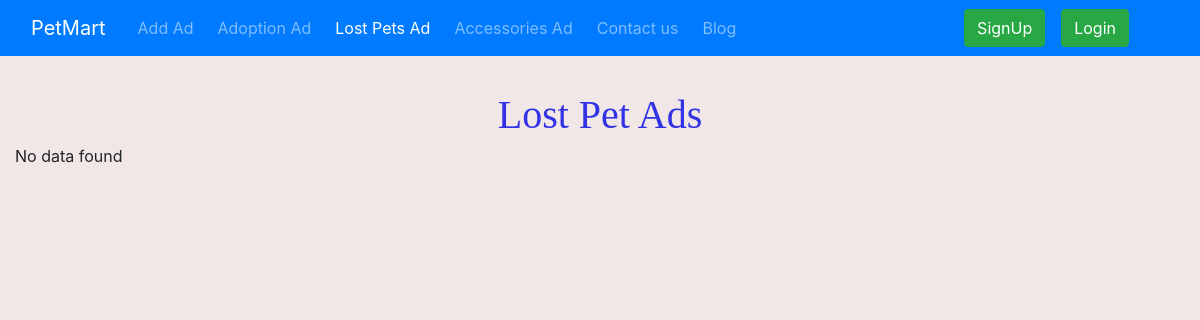
/shop/lostPet, run on an earlier commit of the app's database.
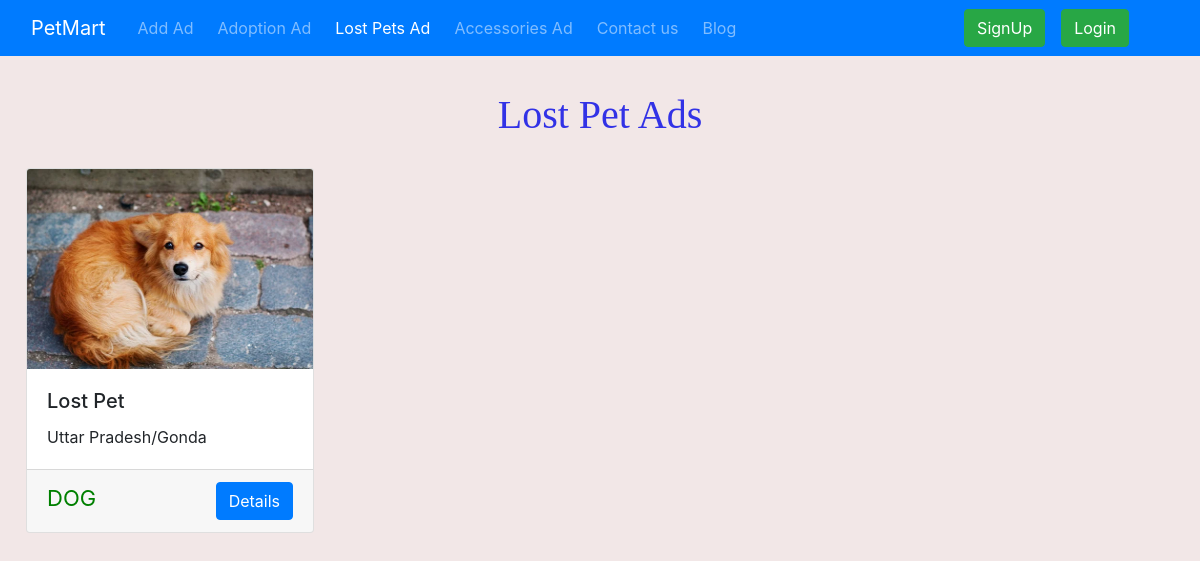
And on a later commit of the database.
### shop/models.py (models this page shows, shortened)
class Adds(models.Model):
    addId=models.AutoField
    adType=models.CharField(max_length=20,default="")
    addName=models.CharField(max_length=50,default="")
    petCatgory=models.CharField(max_length=50,default="")
    addDescription=models.CharField(max_length=300,default="")
    userId=models.IntegerField()
    pno=models.CharField(max_length=12,default="")
    state=models.CharField(max_length=50,default="")
    city=models.CharField(max_length=50,default="")
    price=models.IntegerField(default=0)
    pub_date=models.DateField(auto_now_add=True)
    image=models.ImageField(upload_to="shop/images/",default="")

### shop/views.py (the view)
# urls.py: path('lostPet', views.lostPet, name="lostPet"),
def lostPet(request):
    lostPetAdd = Adds.objects.filter(adType="Lost Pets Ad")
    params={'lostPet':lostPetAdd}
    return render(request, 'shop/lostPet.html', params)

### shop/templates/shop/lostPet.html (shortened to what this page needs)
{% extends 'shop/base.html' %}
{%block LostActive %} active{%endblock LostActive %}
{% block body %}
<div class="container-fluid">
    <h1 id="heading">Lost Pet Ads</h1>
    {% for i in lostPet %}
    <div class="col-xs-3 col-sm-3 col-md-3 ">
        <div class="card my-4" style="width: 18rem;">
            <img src='/media/{{i.image}}' class="card-img-top" alt="...">
            <div class="card-body">
                <h5 class="card-title">{{i.addName|title}}</h5>
                <p class="card-text"> {{i.state}}/{{i.city}}</p>
            </div>
            <div class="card-footer">
                <p id="category">{{i.petCatgory}}</P>
                <a href="/shop/adview/{{i.id}}">
                    <button id="vd{{i.id}}" class="btn btn-primary cart">Details</button>
                </a>
            </div>
        </div>
    </div>
    {% empty %}
    No data found
    {% endfor %}
</div>
{% endblock %}

What changed in the data, as far as the page shows it:
added Adds: image (picture), addName "Lost Pet", state "Uttar Pradesh", city "Gonda", petCatgory "DOG"
Also different on the page:
text no longer shown: "No data found"
